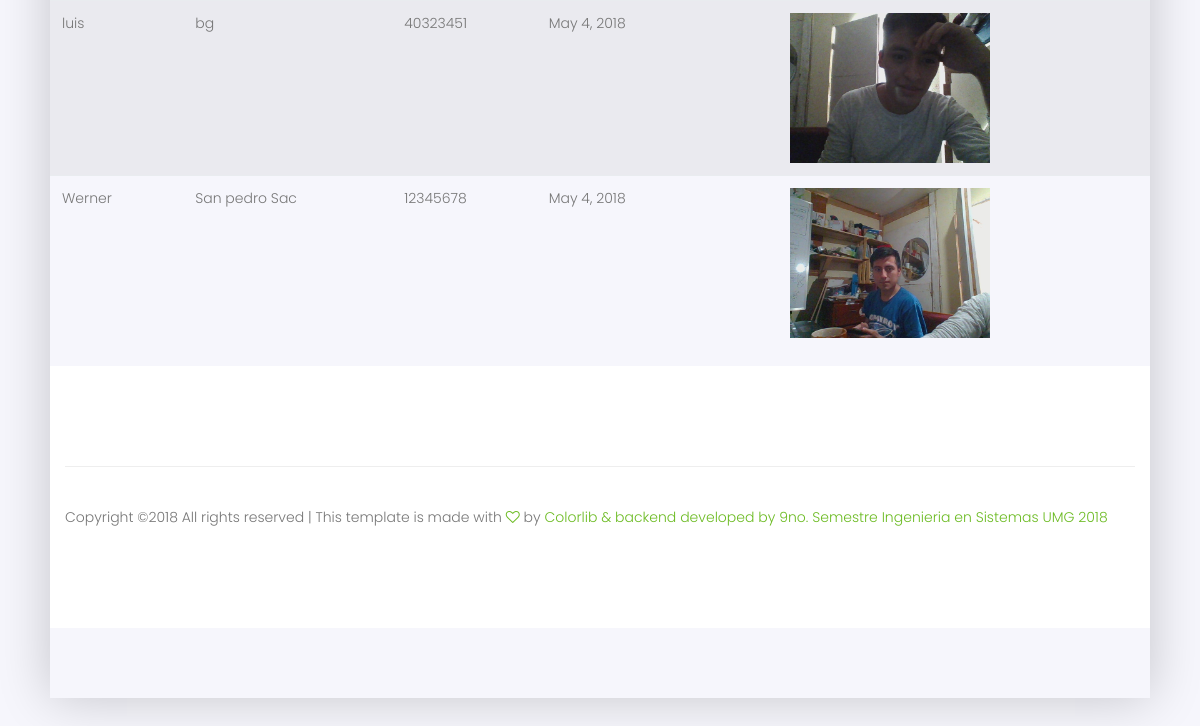
/bomberos_list (lower part), run on an earlier commit of the app's database.
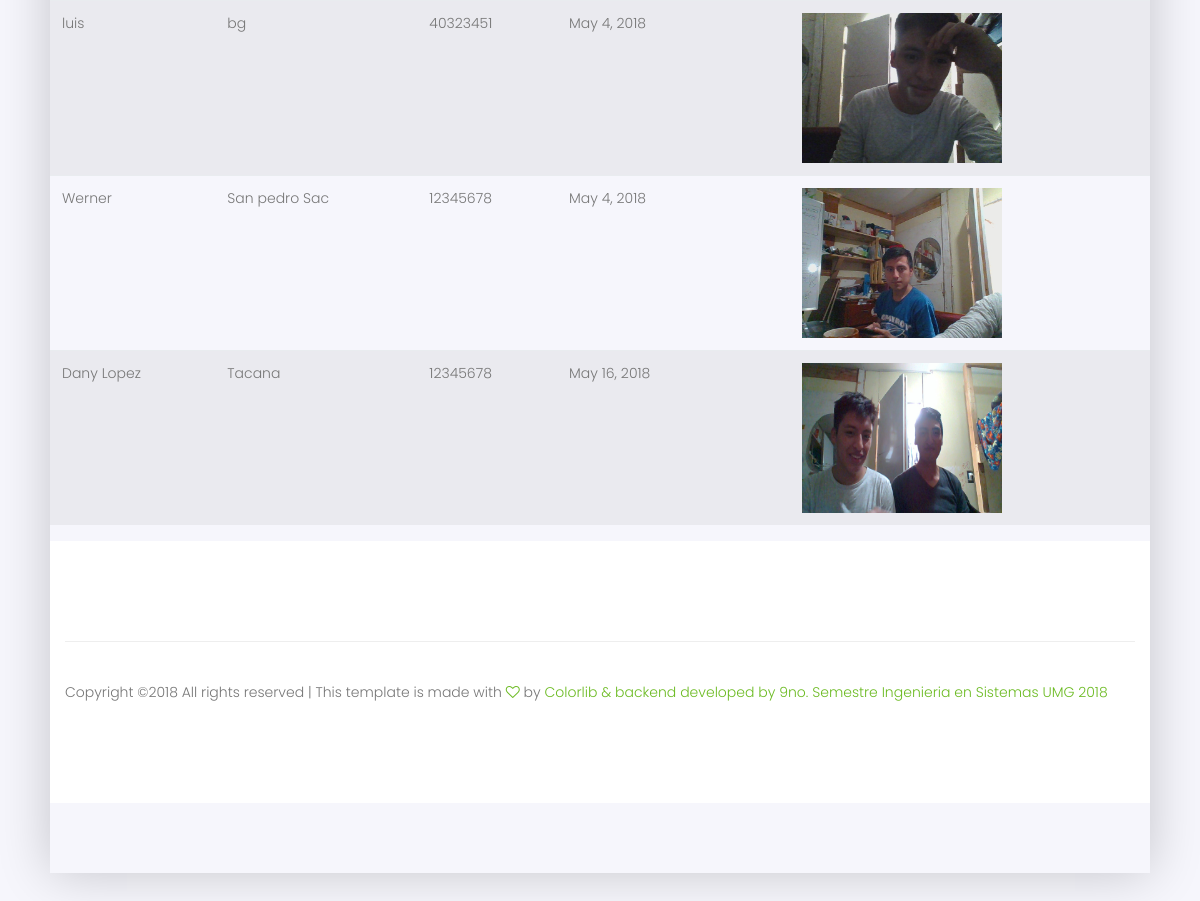
And on a later commit of the database.
### users/models.py (models this page shows, shortened)
class profile(models.Model):
    name = models.CharField(max_length = 75)
    address = models.CharField(max_length = 150)
    telephone = models.CharField(max_length = 12)
    picture = models.ImageField(upload_to = 'pictures')
    registered_at = models.DateField(auto_now_add = True)

### users/views.py (the view)
# urls.py: path('bomberos_list', bomberos_list, name = 'bomberos_list'),
def bomberos_list(request):
    profile_list = profile.objects.all()
    return render(request, 'bomberos_list.html', {'profile_list': profile_list})

### users/templates/bomberos_list.html (shortened to what this page needs)
{% extends 'new_base.html' %}
{% load staticfiles %}
{% block content %}
<div class="section-top-border">
<div>
    <div>
        <table class="table table-striped table-hover">
        {% for obj in profile_list %}
            <tr>
                <td>{{ obj.name }}</td>
                <td>{{ obj.address }}</td>
                <td>{{ obj.telephone }}</td>
                <td>{{ obj.registered_at }}</td>
                <td> <img src="{{ MEDIA_URL }}{{ obj.picture }}" width="200px" height="150px" /> </td>
            </tr>
        {% endfor %}
        </table>
    </div>
</div>
{% endblock %}

What changed in the data, as far as the page shows it:
added profile: name "Dany Lopez", address "Tacana", telephone "12345678", registered_at "May 16, 2018", picture (picture)
